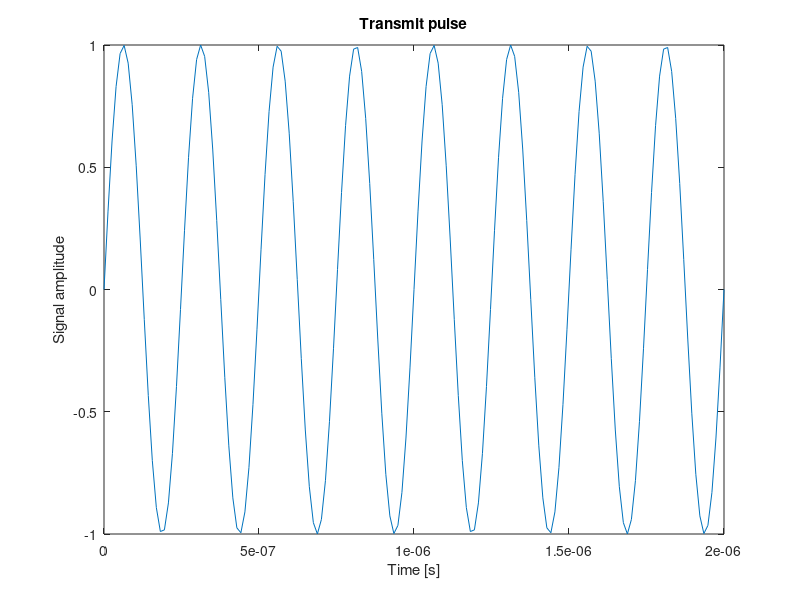
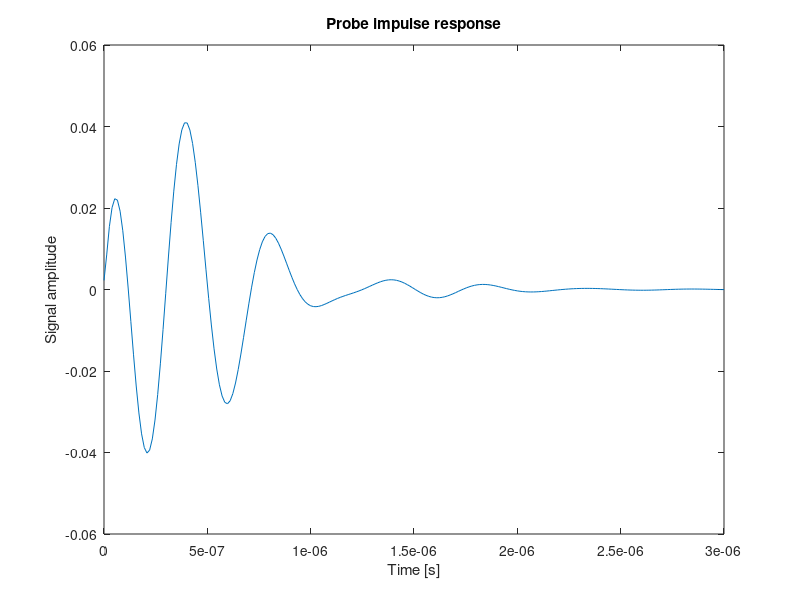
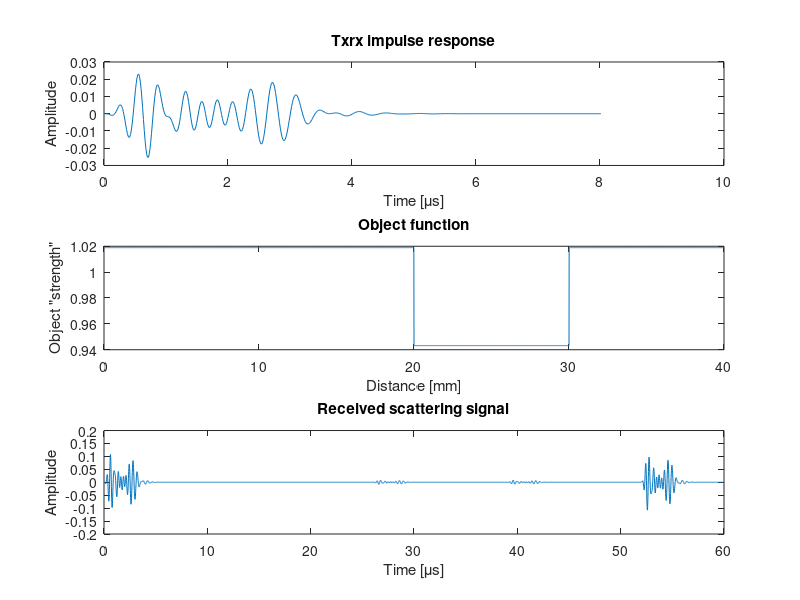
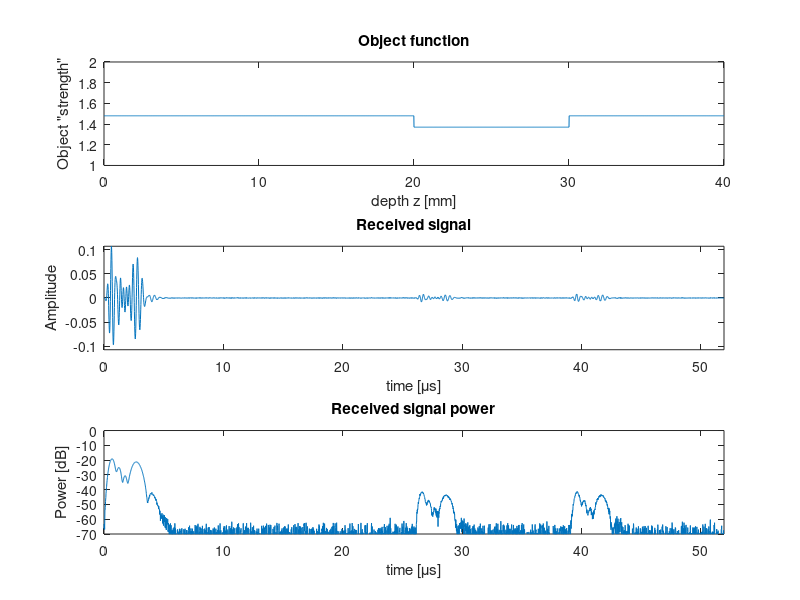

MATLAB code for these plots, in order:
%% Pulse echo 1D imaging - simulation
% Prerequisite for exercise 3 in MEDT4165 
% Simulate received signal from an 1 D object defined by variation in acoustic impedance
% Calculates the total pulse echo response h = pel x pxd x hd x hxd ; where
% "x" means convolution
% Original version: 19.01.02  Hans Torp
% Updated:          27.01.03  HT
%                   10.12.09  Sten Roar Snare

clear all;clc;

%% physical constants
c=1540;  %speed of sound

zmax=0.04;%max simulation depth
dz=10e-6; %depth increment
z=0:dz:zmax;%depth axis
z=z';%make z into a vector

t=2/c*z;%time axis
dt=t(2)-t(1);
fs=1/dt;%sampling freq. 
tmax=t(end);


%% define and plot transmitted pulse
f0=4e6;
lambda=c/f0;
Tp=2e-6;%pulse length
tp=0:1/fs:Tp;tp=tp';
pel=sin(2*pi*f0*tp);% Electrical transmit pulse

figure(1);clf;
plot(tp,pel);
title('Transmit pulse');xlabel('Time [s]');ylabel('Signal amplitude');

%% define and plot transducer impulse response
fc=2.5e6;B=1.2e6;%center frequency and bandwidth of transducer

[bxd,axd]=butter(2,2*[fc-B/2,fc+B/2]/fs);%butterworth bandpass filter

txd=0:dt:3e-6;txd=txd'; %time axis for impulse
impulse=zeros(size(txd));impulse(1)=1; %create impulse

hxd=filter(bxd,axd,impulse); %calculate probe impulse response

figure(2);clf;
plot(txd,hxd);
title('Probe impulse response');xlabel('Time [s]');ylabel('Signal amplitude');

%% calculate the txrx impulse response, including scattering

pAc=conv(pel,hxd);% transmitted acoustical pulse
hd = 0.5*[-1;1];  % differentiation operator to account for scattering
h=conv(pAc,hd);   % differentiation of Ac. impedance
h=conv(h,hxd);    % transducer receiver response = transmit response hxd 

figure(3);clf;
subplot(3,1,1);
t_h = dt*(0:(length(h)-1));
plot(t_h*1e6,h);
title('Txrx impulse response');xlabel('Time [\mus]');ylabel('Amplitude');

%% simulate 1D objects using the txrx impulse response

% Object defined by acoustic impedance Z as a function of depth. Example:
% Object 1: water/fat interface at depth z1
%           fat/water interface at depth z2
z1=0.02;
z2=0.03;

Zw=1.48; % [kg/m^2/s] acoustic impedance of water
Zf=1.37; % [kg/m^2/s] acoustic impedance of human fat tissue
Zair=0.0004;
Zbone=5.5;

Z1=Zw;
Z2=Zf;

Z=ones(size(z))*Z1;
Z(1+round(z1/dz):1+round(z2/dz))=Z2;


R_c = (Z2-Z1)/(Z1+Z2);
R_p = 1;

obj=Z/mean(Z);% 1D object function for the pulse echo system

s=conv(h,obj);%received signal

%Plot results
figure(3);%Make sure figure 3 is active
subplot(3,1,2);
plot(1000*z,obj);
title('Object function');xlabel('Distance [mm]');ylabel('Object "strength"');
subplot(3,1,3);
t_s = dt*(0:length(s)-1);
plot(t_s*1e6,s);
title('Received scattering signal');xlabel('Time [\mus]');ylabel('Amplitude');

%% Add noise and present final results
s=s(1:end-length(h)+1); %Remove time samples corresponding to system txrx response 
an=0.25e-3; %noise amplitude
sn=an*randn(size(s));%Gaussian white noise
s=s+sn;%add thermal noise

figure(4);clf;
subplot(3,1,1);
plot(1000*z,Z);
axis([0 40 1 2])
xlabel('depth z [mm]');ylabel('Object "strength"');title('Object function');

smax=max(abs(s));
subplot(3,1,2);
plot(1e6*t,s);
xlabel('time [\mus]');ylabel('Amplitude');title('Received signal');
axis([1e6*t(1),1e6*t(end),-smax,smax]);

amp=abs(hilbert(s));%amplitude of echo signal s
logamp=20*log10(amp);
subplot(3,1,3);
plot(1e6*t,logamp);
axis([1e6*t(1),1e6*t(end),-70,0]);
xlabel('time [\mus]');ylabel('Power [dB]');title('Received signal power');

